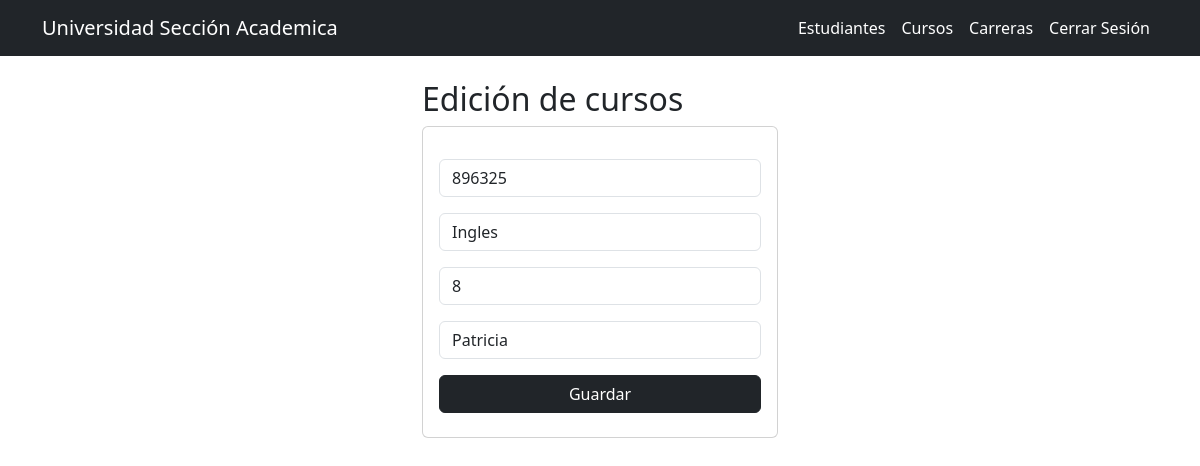
/edicionCurso/896325 (signed in), run on the app's committed database.
### Modulos/Academica/models.py (models this page shows, shortened)
class Curso(models.Model):
    codigo = models.CharField(max_length=6, primary_key=True)
    nombre = models.CharField(max_length=30)
    creditos = models.PositiveBigIntegerField()
    docente = models.CharField(max_length=100)

### Modulos/Academica/views.py (the view)
# urls.py: path('edicionCurso/<codigo>', views.edicionCurso, name='edicionCurso'),
def edicionCurso(request,codigo):
    curso = Curso.objects.get(codigo=codigo)
    return render(request, "edicionCurso.html", {"curso": curso})

### Modulos/Academica/Templates/edicionCurso.html (shortened to what this page needs)
{% extends "./base.html" %}
{% block body %}
<div class="row">
    <div class="col-md-4 offset-md-4">
        <h2>Edición de cursos</h2>
        <div class="card">
            <div class="card-body">
               <form id="formularioCurso" action="/editarCurso/" method="POST"> {% csrf_token %}
                    <div class="form-group py-2">
                        <input type="text" id="txtCodigo" name="txtCodigo" value="{{curso.codigo}}" class="form-control" placeholder="Código" minlength="6" maxlength="6" readonly required>
                    </div>
                    <div class="form-group py-2">
                        <input type="text" id="txtNombre" name="txtNombre" value="{{curso.nombre}}" class="form-control" placeholder="Nombre" maxlength="50" required>
                    </div>
                    <div class="form-group py-2">
                        <input type="number" id="numCreditos" name="numCreditos" value="{{curso.creditos}}" class="form-control" min="1" max="9" placeholder="Créditos" required>
                    </div>
                    <div class="form-group py-2">
                        <input type="text" id="txtDocente" name="txtDocente" value="{{curso.docente}}" class="form-control" placeholder="Docente" maxlength="50" required>
                    </div>
                    <div class="form-group py-2 d-grid gap-2">
                        <button type="submit" class="btn btn-dark btn-block text-white">Guardar</button>
                    </div>
                </form>
            </div>
        </div>
    </div>
</div>
{% endblock %}

### data on the page
Curso: txtCodigo "896325", txtNombre "Ingles", numCreditos "8", txtDocente "Patricia"
